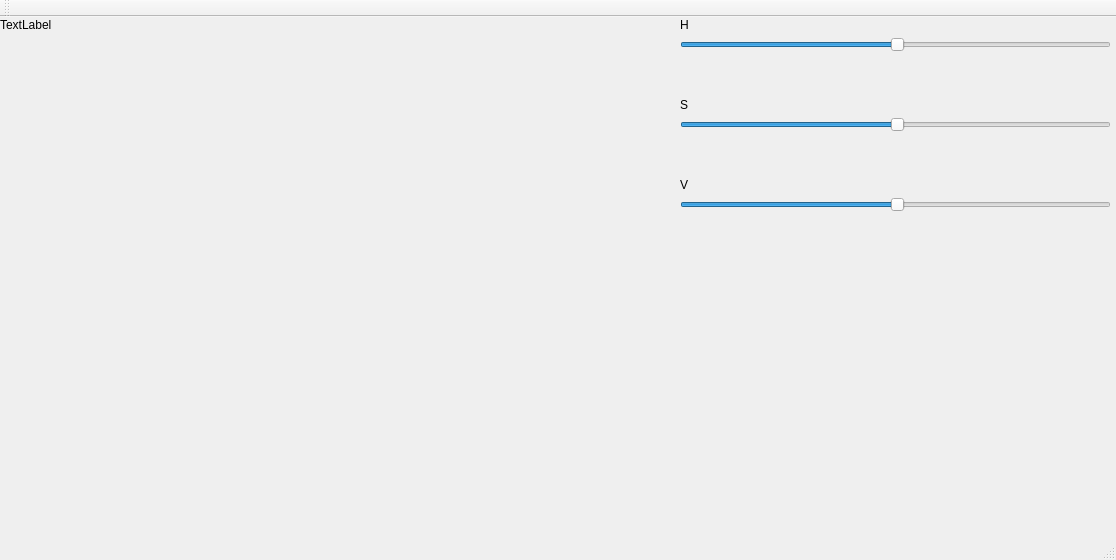
<?xml version="1.0" encoding="UTF-8"?>
<ui version="4.0">
 <class>MainWindow</class>
 <widget class="QMainWindow" name="MainWindow">
  <property name="geometry">
   <rect>
    <x>0</x>
    <y>0</y>
    <width>1116</width>
    <height>560</height>
   </rect>
  </property>
  <property name="windowTitle">
   <string>MainWindow</string>
  </property>
  <widget class="QWidget" name="centralWidget">
   <widget class="QLabel" name="webCamStatus_textBox">
    <property name="geometry">
     <rect>
      <x>0</x>
      <y>0</y>
      <width>371</width>
      <height>16</height>
     </rect>
    </property>
    <property name="text">
     <string>TextLabel</string>
    </property>
   </widget>
   <widget class="QLabel" name="label">
    <property name="geometry">
     <rect>
      <x>10</x>
      <y>20</y>
      <width>320</width>
      <height>240</height>
     </rect>
    </property>
    <property name="autoFillBackground">
     <bool>true</bool>
    </property>
    <property name="text">
     <string/>
    </property>
   </widget>
   <widget class="QSlider" name="horizontalSlider">
    <property name="geometry">
     <rect>
      <x>680</x>
      <y>20</y>
      <width>431</width>
      <height>16</height>
     </rect>
    </property>
    <property name="value">
     <number>50</number>
    </property>
    <property name="orientation">
     <enum>Qt::Horizontal</enum>
    </property>
   </widget>
   <widget class="QSlider" name="horizontalSlider_2">
    <property name="geometry">
     <rect>
      <x>680</x>
      <y>100</y>
      <width>431</width>
      <height>16</height>
     </rect>
    </property>
    <property name="value">
     <number>50</number>
    </property>
    <property name="orientation">
     <enum>Qt::Horizontal</enum>
    </property>
   </widget>
   <widget class="QSlider" name="horizontalSlider_3">
    <property name="geometry">
     <rect>
      <x>680</x>
      <y>180</y>
      <width>431</width>
      <height>16</height>
     </rect>
    </property>
    <property name="value">
     <number>50</number>
    </property>
    <property name="orientation">
     <enum>Qt::Horizontal</enum>
    </property>
   </widget>
   <widget class="QLabel" name="label_2">
    <property name="geometry">
     <rect>
      <x>680</x>
      <y>0</y>
      <width>57</width>
      <height>15</height>
     </rect>
    </property>
    <property name="text">
     <string>H</string>
    </property>
   </widget>
   <widget class="QLabel" name="label_3">
    <property name="geometry">
     <rect>
      <x>680</x>
      <y>80</y>
      <width>57</width>
      <height>15</height>
     </rect>
    </property>
    <property name="text">
     <string>S</string>
    </property>
   </widget>
   <widget class="QLabel" name="label_4">
    <property name="geometry">
     <rect>
      <x>680</x>
      <y>160</y>
      <width>57</width>
      <height>15</height>
     </rect>
    </property>
    <property name="text">
     <string>V</string>
    </property>
   </widget>
   <widget class="QLabel" name="label_5">
    <property name="geometry">
     <rect>
      <x>340</x>
      <y>20</y>
      <width>320</width>
      <height>240</height>
     </rect>
    </property>
    <property name="autoFillBackground">
     <bool>true</bool>
    </property>
    <property name="text">
     <string/>
    </property>
   </widget>
   <widget class="QLabel" name="label_6">
    <property name="geometry">
     <rect>
      <x>10</x>
      <y>270</y>
      <width>320</width>
      <height>240</height>
     </rect>
    </property>
    <property name="autoFillBackground">
     <bool>true</bool>
    </property>
    <property name="text">
     <string/>
    </property>
   </widget>
   <widget class="QLabel" name="label_7">
    <property name="geometry">
     <rect>
      <x>340</x>
      <y>270</y>
      <width>320</width>
      <height>240</height>
     </rect>
    </property>
    <property name="autoFillBackground">
     <bool>true</bool>
    </property>
    <property name="text">
     <string/>
    </property>
   </widget>
  </widget>
  <widget class="QMenuBar" name="menuBar">
   <property name="geometry">
    <rect>
     <x>0</x>
     <y>0</y>
     <width>1116</width>
     <height>20</height>
    </rect>
   </property>
  </widget>
  <widget class="QToolBar" name="mainToolBar">
   <attribute name="toolBarArea">
    <enum>TopToolBarArea</enum>
   </attribute>
   <attribute name="toolBarBreak">
    <bool>false</bool>
   </attribute>
  </widget>
  <widget class="QStatusBar" name="statusBar"/>
 </widget>
 <layoutdefault spacing="6" margin="11"/>
 <resources/>
 <connections/>
</ui>
